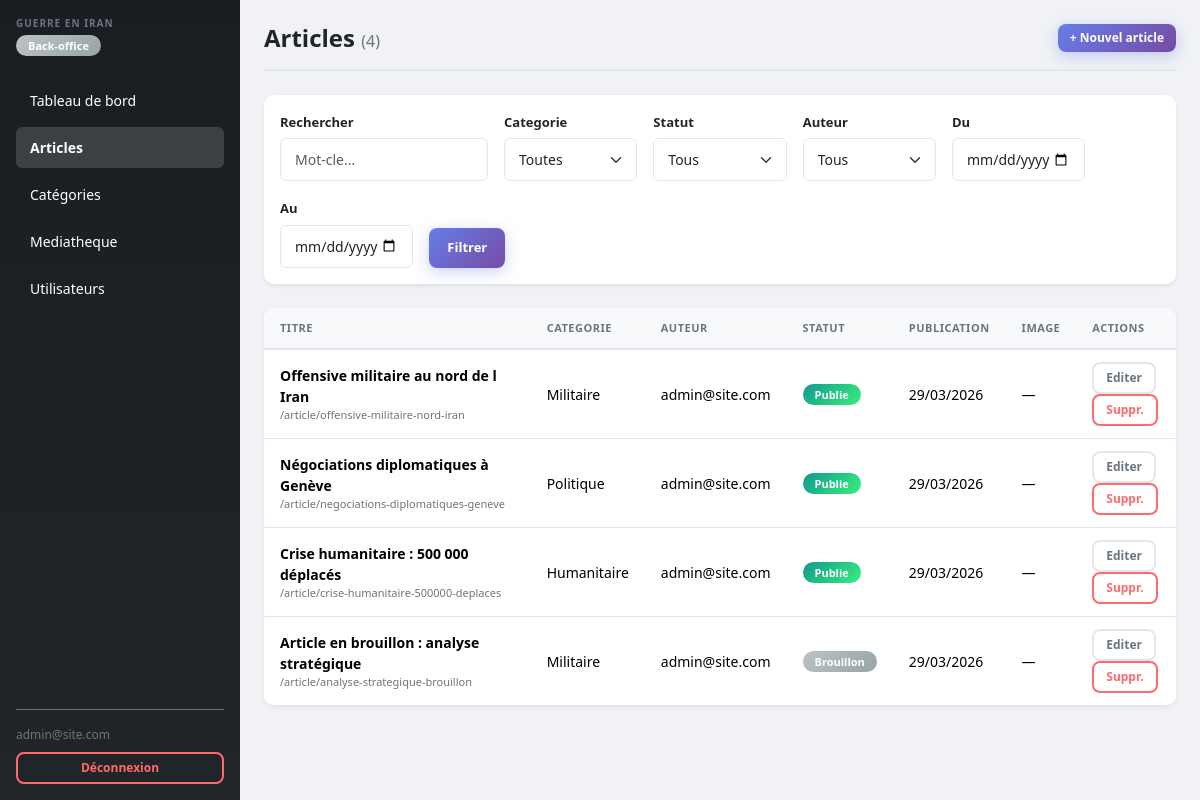
The app's page /backoffice/src/articles/list.php (signed in), older data.
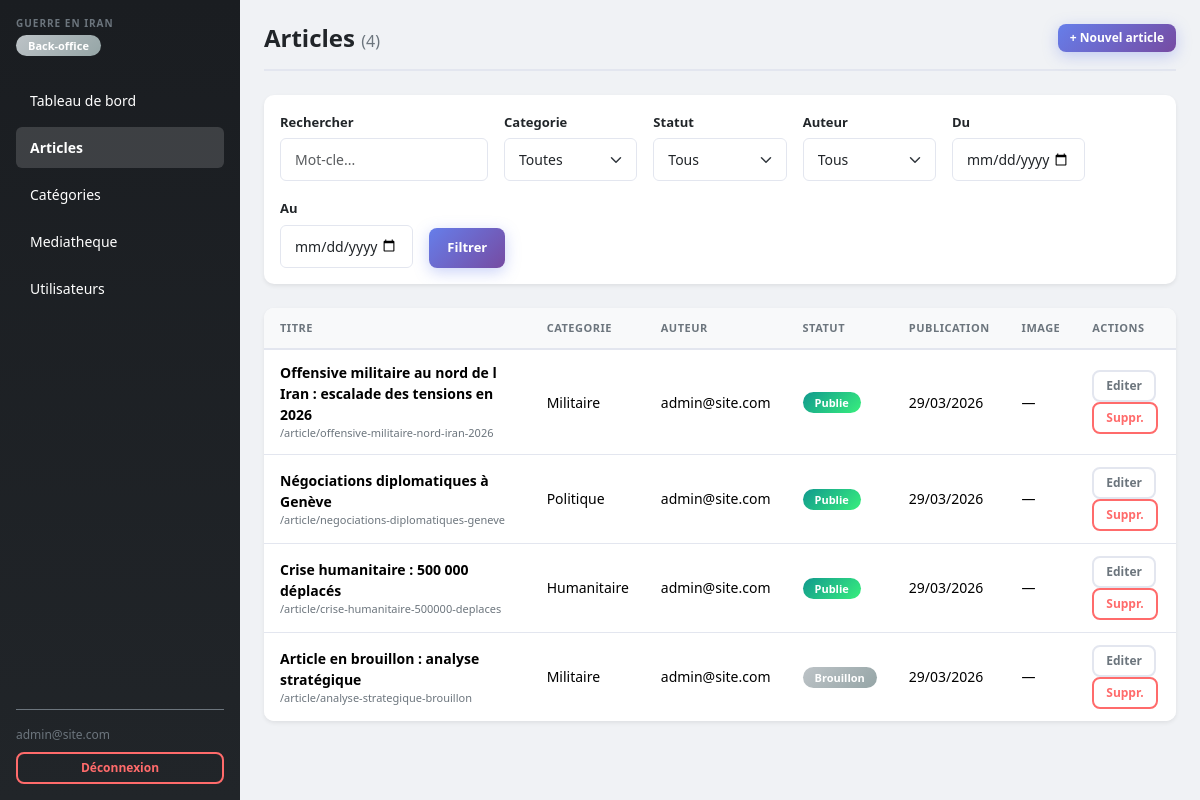
The same page, newer data.
### tables this page shows
CREATE TABLE IF NOT EXISTS articles (
  id               INT AUTO_INCREMENT PRIMARY KEY,
  titre            VARCHAR(255) NOT NULL,
  slug             VARCHAR(255) UNIQUE NOT NULL,
  contenu          LONGTEXT,
  resume           TEXT,
  image            VARCHAR(255),
  alt_image        VARCHAR(255),
  date_publication DATETIME DEFAULT CURRENT_TIMESTAMP,
  statut           ENUM('publie','brouillon','planifie') DEFAULT 'brouillon',
  categorie_id     INT,
  user_id          INT,
  created_at       DATETIME DEFAULT CURRENT_TIMESTAMP,
  updated_at       DATETIME DEFAULT CURRENT_TIMESTAMP ON UPDATE CURRENT_TIMESTAMP,
  FOREIGN KEY (categorie_id) REFERENCES categories(id) ON DELETE SET NULL,
  FOREIGN KEY (user_id)      REFERENCES users(id)      ON DELETE SET NULL
);

CREATE TABLE IF NOT EXISTS categories (
  id          INT AUTO_INCREMENT PRIMARY KEY,
  nom         VARCHAR(100) NOT NULL,
  slug        VARCHAR(100) UNIQUE NOT NULL,
  description TEXT
);

CREATE TABLE IF NOT EXISTS users (
  id           INT AUTO_INCREMENT PRIMARY KEY,
  nom          VARCHAR(100) NOT NULL DEFAULT '',
  email        VARCHAR(150) UNIQUE NOT NULL,
  mot_de_passe VARCHAR(255) NOT NULL,
  role         ENUM('admin', 'editeur', 'redacteur') NOT NULL DEFAULT 'redacteur',
  actif        TINYINT(1) NOT NULL DEFAULT 1,
  created_at   DATETIME DEFAULT CURRENT_TIMESTAMP
);

### backoffice/src/includes/db.php (called while the page is built, shortened)
<?php
$host = $_ENV['DB_HOST'] ?? $_SERVER['DB_HOST'] ?? getenv('DB_HOST') ?: 'db';
$db   = $_ENV['DB_NAME'] ?? $_SERVER['DB_NAME'] ?? getenv('DB_NAME') ?: 'guerre_iran';
$user = $_ENV['DB_USER'] ?? $_SERVER['DB_USER'] ?? getenv('DB_USER') ?: 'user';
$pass = $_ENV['DB_PASS'] ?? $_SERVER['DB_PASS'] ?? getenv('DB_PASS') ?: 'password';
try {
    $pdo = new PDO(
        "mysql:host=$host;dbname=$db;charset=utf8mb4",
        $user, $pass,
        [
            PDO::ATTR_ERRMODE            => PDO::ERRMODE_EXCEPTION,
            PDO::ATTR_DEFAULT_FETCH_MODE => PDO::FETCH_ASSOC,
            PDO::ATTR_EMULATE_PREPARES   => false,
        ]
    );
} catch (PDOException $e) {
    die('Connexion BDD echouee : ' . $e->getMessage());
}
function getArticles(): array {
    global $pdo;
    return $pdo->query(
        "SELECT a.*, c.nom AS categorie, u.email AS auteur
         FROM articles a
         LEFT JOIN categories c ON a.categorie_id = c.id
         LEFT JOIN users      u ON a.user_id      = u.id
         ORDER BY a.date_publication DESC"
    )->fetchAll();
}

### backoffice/src/articles/list.php (the view, shortened to what the changed rows need)
<?php
require_once '../includes/db.php';
$filters = [
    'search'       => trim($_GET['search'] ?? ''),
    'categorie_id' => $_GET['categorie_id'] ?? '',
    'statut'       => $_GET['statut'] ?? '',
    'user_id'      => $_GET['user_id'] ?? '',
    'date_from'    => $_GET['date_from'] ?? '',
    'date_to'      => $_GET['date_to'] ?? '',
];
$hasFilters = !empty($filters['search']) || !empty($filters['categorie_id']) ||
              !empty($filters['statut']) || !empty($filters['user_id']) ||
              !empty($filters['date_from']) || !empty($filters['date_to']);
$articles = $hasFilters ? getArticlesFiltered($filters) : getArticles();
require '../includes/nav.php';
?>
<div class="page-header">
    <h1>Articles <span class="text-secondary fw-normal fs-6">(<?= count($articles) ?>)</span></h1>
</div>
<div class="card border-0 shadow-sm">
    <div class="card-body p-0">
        <table class="table table-hover mb-0">
            <thead>
                <tr>
                    <th style="width:30%">Titre</th>
                    <th>Categorie</th>
                    <th>Auteur</th>
                    <th>Statut</th>
                    <th>Publication</th>
                    <th>Image</th>
                    <th style="width:120px">Actions</th>
                </tr>
            </thead>
            <tbody>
            <?php if (empty($articles)): ?>
                <tr><td colspan="7" class="text-center text-secondary py-4">
                    <?php if ($hasFilters): ?>
                        Aucun article ne correspond aux filtres. <a href="/admin/articles/list.php">Reinitialiser</a>
                    <?php else: ?>
                        Aucun article. <a href="/admin/articles/create.php">Creer le premier</a>
                    <?php endif; ?>
                </td></tr>
            <?php else: ?>
                <?php foreach ($articles as $a): ?>
                <tr>
                    <td>
                        <strong><?= htmlspecialchars($a['titre']) ?></strong>
                        <div class="text-secondary" style="font-size:11px">/article/<?= $a['slug'] ?></div>
                    </td>
                    <td><?= htmlspecialchars($a['categorie'] ?? '—') ?></td>
                    <td><?= htmlspecialchars($a['auteur'] ?? '—') ?></td>
                    <td>
                        <?php if ($a['statut'] === 'publie'): ?>
                            <span class="badge bg-success">Publie</span>
                        <?php elseif ($a['statut'] === 'planifie'): ?>
                            <span class="badge bg-info">Planifie</span>
                        <?php else: ?>
                            <span class="badge bg-secondary">Brouillon</span>
                        <?php endif; ?>
                    </td>
                    <td>
                        <?php if ($a['statut'] === 'planifie'): ?>
                            <span title="Publication prevue"><?= date('d/m/Y H:i', strtotime($a['date_publication'])) ?></span>
                        <?php else: ?>
                            <?= date('d/m/Y', strtotime($a['date_publication'])) ?>
                        <?php endif; ?>
                    </td>
                    <td>
                        <?php if ($a['image']): ?>
                            <img src="/uploads/<?= htmlspecialchars($a['image']) ?>"
                                 alt="<?= htmlspecialchars($a['alt_image']) ?>"
                                 style="width:48px;height:36px;object-fit:cover;border-radius:4px">
                        <?php else: ?>—<?php endif; ?>
                    </td>
                    <td>
                        <a href="/admin/articles/edit.php?id=<?= $a['id'] ?>" class="btn btn-sm btn-outline-secondary me-1">Editer</a>
                        <a href="/admin/articles/delete.php?id=<?= $a['id'] ?>"
                           class="btn btn-sm btn-outline-danger"
                           onclick="return confirm('Supprimer cet article ?')">Suppr.</a>
                    </td>
                </tr>
                <?php endforeach; ?>
            <?php endif; ?>
            </tbody>
        </table>
    </div>
</div>
<?php require '../includes/footer.php'; ?>

Row changes from the older to the newer data that the page shows:
changed articles: titre "Offensive militaire au nord de l Iran" → "Offensive militaire au nord de l Iran : escalade des tensions en 2026"; slug "offensive-militaire-nord-iran" → "offensive-militaire-nord-iran-2026"
